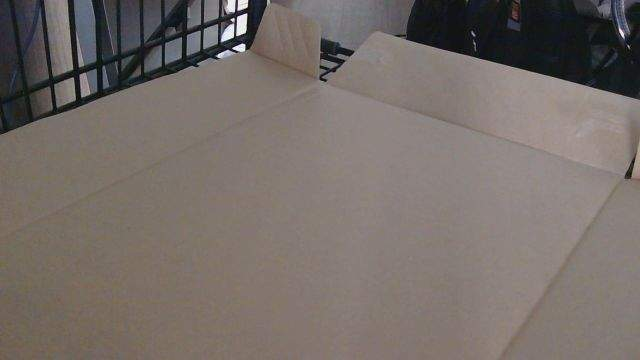
#> input picture pi/tests/clips/add-apple/cam0/1792859052336.jpg, 640 x 360 px; its folder holds only this picture in this run
$ python -i motion.py   (imports and definitions only)   (older library calls are emulated)
#> lines starting #> are read from the running program, lines starting #| are printed output that depends on the picture
### pi/kartcv/changes.py
"""Per-camera change detection between two settled frames (spec §5.2)."""
from __future__ import annotations

import math
from dataclasses import dataclass, field

import cv2
import numpy as np

from kartcv.roi import gray_outside, polygon_mask

_OPEN = cv2.getStructuringElement(cv2.MORPH_ELLIPSE, (5, 5))
_CLOSE = cv2.getStructuringElement(cv2.MORPH_ELLIPSE, (15, 15))
LENS_COVERED = 0.3  # the floor kept under this share of its texture: something right in front of the lens
RAISE_MAX = 2.0  # an identification box rises at most this many times its own height above the floor box
BODY_SOLID = 0.5  # ...through rows where at least this share of the item's own columns changed


def work_size(shape, base: tuple[int, int]) -> tuple[int, int]:
    """The (w, h) to compare a frame at: the configured landscape size, turned for portrait frames."""
    w, h = int(base[0]), int(base[1])
    return (min(w, h), max(w, h)) if shape[0] > shape[1] else (max(w, h), min(w, h))


# [35 lines left out: functions lab_distance, lighting_only, match_gain, not called in this run]


def translate(img: np.ndarray, dx: float, dy: float) -> np.ndarray:
    m = np.float32([[1, 0, dx], [0, 1, dy]])
    return cv2.warpAffine(img, m, (img.shape[1], img.shape[0]), borderMode=cv2.BORDER_REPLICATE)


@dataclass
class Blob:
    """A changed region. `before`/`after` are padded crops of the floor (gray outside it); `core` is
    the unpadded changed box inside them, which is what fingerprints are taken from, so whatever
    surrounds the item (mat, or another grocery under it) doesn't skew the match. `ident` is what
    Claude and the shopper see of it: the unmasked frame over `box` raised over the item's own body,
    where it rises past the floor (a tall bag in front of the mesh)."""

    cam: int
    box: tuple[int, int, int, int]  # x, y, w, h in full-res pixels, padded and clipped
    area_frac: float
    before: np.ndarray
    after: np.ndarray
    core: tuple[int, int, int, int] = (0, 0, 0, 0)  # x, y, w, h inside the crops; zero size = whole crop
    edge: bool = False  # part of a change that reaches the image edge: an arm over the rim, a strap
    ident: np.ndarray | None = None
    ident_box: tuple[int, int, int, int] = (0, 0, 0, 0)  # x, y, w, h in full-res pixels
    placement: str = ""  # the hand-in it started in, if it waited on an intrusion across a later one

    @property
    def ident_crop(self) -> np.ndarray:
        return self.ident if self.ident is not None else self.after

    def _core(self, crop: np.ndarray) -> np.ndarray:
        x, y, w, h = self.core
        return crop[y:y + h, x:x + w] if w > 0 and h > 0 else crop

    # [7 lines left out: function core_box, not called in this run]

    @property
    def before_core(self) -> np.ndarray:
        return self._core(self.before)

    @property
    def after_core(self) -> np.ndarray:
        return self._core(self.after)


@dataclass
class ChangeResult:
    cam: int
    status: str  # "none" | "disturbed" | "blobs"
    blobs: list[Blob] = field(default_factory=list)
    changed_frac: float = 0.0
    shift: tuple[float, float] = (0.0, 0.0)  # camera shift, full-res px (+x = content moved right)
    frame: np.ndarray | None = None
    reference: np.ndarray | None = None
    moved: bool = False  # the whole view shifted (verified): the camera itself moved
    deferred: list = field(default_factory=list)  # boxes held back this settle (edge-touching: arm or tall item)
    gain: tuple = (1.0, 1.0, 1.0)  # per-channel (B, G, R) factor that brought this frame's floor to the reference's


def _texture(img: np.ndarray, floor: np.ndarray) -> float:
    lap = np.abs(cv2.Laplacian(cv2.cvtColor(img, cv2.COLOR_BGR2GRAY), cv2.CV_32F))
    return float(lap[floor].mean()) if floor.any() else float(lap.mean())


# [130 lines left out: functions floor_texture, detect_changes, not called in this run]

### pi/kartcv/motion.py
"""Cheap motion detection and the "settled" trigger (spec §5.1)."""
from __future__ import annotations

import cv2
import numpy as np

from kartcv.changes import match_gain, work_size
from kartcv.roi import polygon_mask

_EPS = 1e-6  # tick timestamps are floats; 2.3 - 1.3 must count as a full second
HAND = 0.03  # floor share a hand covers on its way in and out (real cart: 0.06–0.63; no hand, even rolling, ≤ 0.014)


def _small(image: np.ndarray, size: tuple[int, int]) -> np.ndarray:
    size = work_size(image.shape, size)  # portrait mounts keep their shape
    return cv2.GaussianBlur(cv2.resize(image, size, interpolation=cv2.INTER_AREA), (5, 5), 0)


def floor_difference(image: np.ndarray, reference: np.ndarray, size: tuple[int, int] = (320, 180),
                     thresh: int = 25, roi=None) -> float:
    """Share of the floor where `image` differs from `reference`, by the same test as motion, after
    matching brightness (a white bag makes a camera's auto-exposure darken the whole frame)."""
    a, b = _small(image, size), _small(reference, size)
    if a.shape != b.shape:
        return 0.0
    mask = polygon_mask(roi, (a.shape[1], a.shape[0]))
    d = cv2.absdiff(match_gain(a, b, mask), b).max(axis=2) > thresh
    if mask is not None:
        return float((d & mask.astype(bool)).sum()) / max(1, int(mask.sum()))
    return float(d.mean())


class MotionDetector:
    """Frame-to-frame difference on a tiny blurred image.

    Uses the largest per-channel difference rather than grayscale: skin over a tan mat can have
    the same brightness, and a grayscale diff would not see the hand at all.
    """

    def __init__(self, size: tuple[int, int] = (320, 180), thresh: int = 25, frac: float = 0.005, roi=None):
        self.size, self.thresh, self.frac = tuple(size), thresh, frac
        self._roi = roi  # only the basket floor counts: rolling past the room isn't motion
        self._prev: np.ndarray | None = None

    def update(self, image: np.ndarray) -> bool:
        small = _small(image, self.size)
        size = (small.shape[1], small.shape[0])
        prev, self._prev = self._prev, small
        if prev is None or prev.shape != small.shape:
            return False
        moved = cv2.absdiff(small, prev).max(axis=2) > self.thresh
        mask = polygon_mask(self._roi, size)
        if mask is not None:
            moved &= mask.astype(bool)
        area = int(mask.sum()) if mask is not None else size[0] * size[1]
        return int(moved.sum()) / max(1, area) > self.frac

    def reset(self) -> None:
        self._prev = None


class SettleTracker:
    """Fires once when motion has happened and no camera has moved for `settle_s`."""

    def __init__(self, settle_s: float = 1.0):
        self.settle_s = settle_s
        self.state = "idle"
        self._last_motion = 0.0

    def update(self, ts: float, moving: dict[int, bool]) -> bool:
        if any(moving.values()):
            self.state = "motion"
            self._last_motion = ts
            return False
        if self.state == "motion" and ts - self._last_motion >= self.settle_s - _EPS:
            self.state = "idle"
            return True
        return False

    def reset(self) -> None:
        self.state = "idle"
        self._last_motion = 0.0

>>> import cv2
>>> picture = cv2.imread('../tests/clips/add-apple/cam0/1792859052336.jpg')
#> picture is the input picture: shape (360, 640, 3); mean B, G, R 104.4, 108.9, 117.5
>>> result = MotionDetector().update(picture)
#> in _small, `return cv2.GaussianBlur(cv2.resize(image, size, interpolation=cv2.INTE..`:
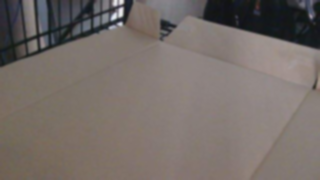
#> returned value: shape (180, 320, 3); mean of channels 0, 1, 2 104.6, 109, 117.7; drawn as B, G, R
#> result = False
